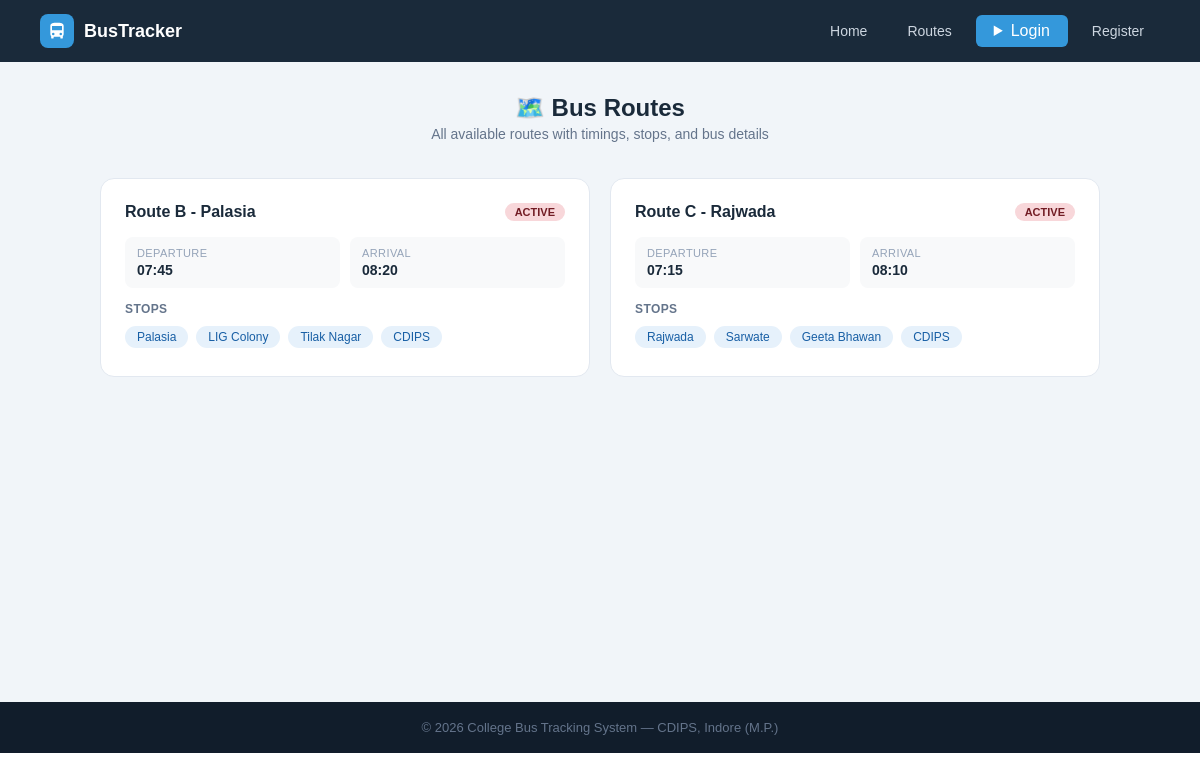
Before: /routes-info with the older database file.
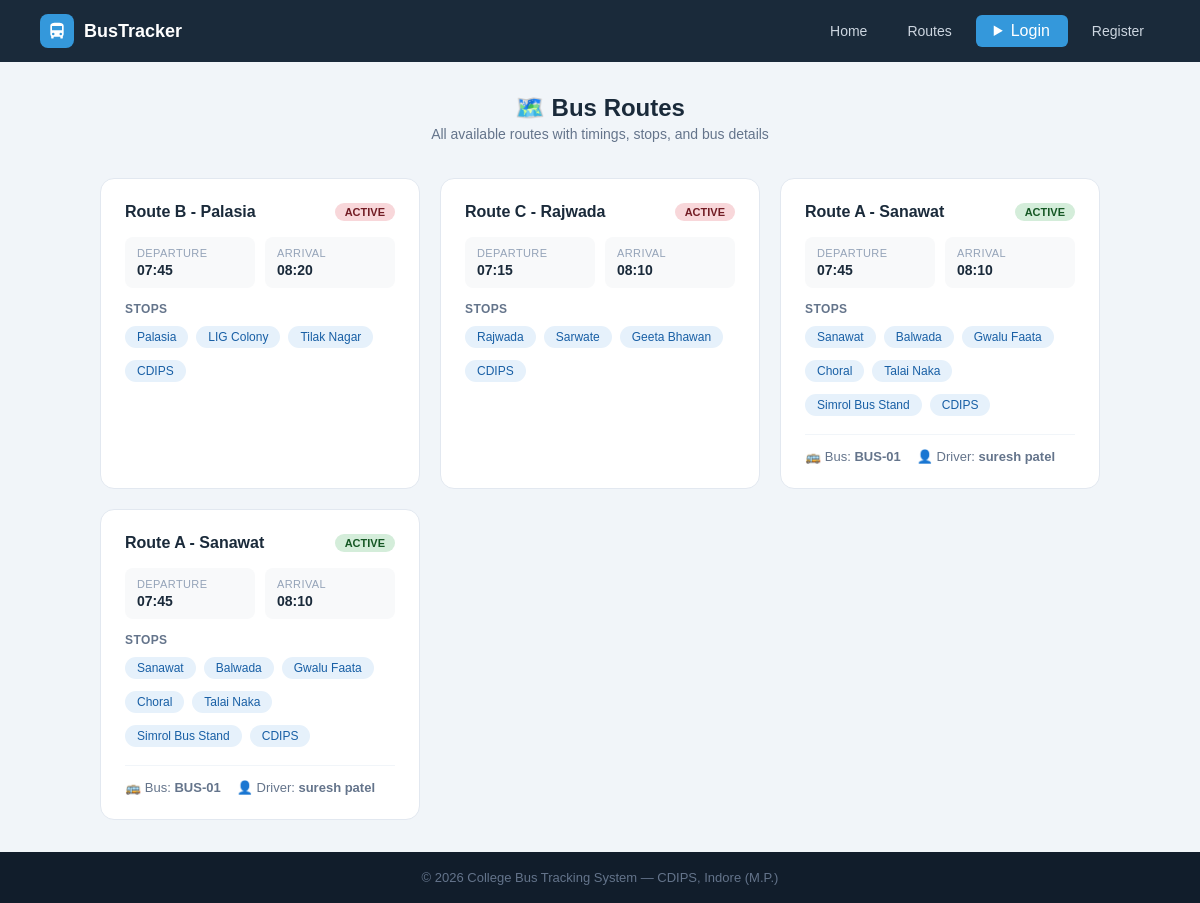
After: the same page with the newer database file.
### tables this page shows
CREATE TABLE routes (
        id INTEGER PRIMARY KEY AUTOINCREMENT,
        route_name TEXT NOT NULL, bus_id INTEGER,
        start_point TEXT, end_point TEXT,
        departure_time TEXT, arrival_time TEXT, stops TEXT, original_bus_id INTEGER,
        FOREIGN KEY(bus_id) REFERENCES buses(id));

CREATE TABLE buses (
        id INTEGER PRIMARY KEY AUTOINCREMENT,
        bus_number TEXT UNIQUE NOT NULL, driver_name TEXT NOT NULL,
        driver_phone TEXT, capacity INTEGER DEFAULT 40,
        status TEXT DEFAULT 'active',
        current_lat REAL DEFAULT 22.7196, current_lng REAL DEFAULT 75.8577, driver_address TEXT);

### app.py (the view)
@app.route('/routes-info')
def routes_page():
    db = get_db()
    routes = db.execute('''SELECT r.*,b.bus_number,b.driver_name,b.status
                           FROM routes r LEFT JOIN buses b ON r.bus_id=b.id''').fetchall()
    db.close(); return render_template('routes.html', routes=routes)

### app.py (called while the page is built, shortened)
def get_db():
    conn = sqlite3.connect(DB)
    conn.row_factory = sqlite3.Row
    return conn

@app.context_processor
def inject_notifications():
    return dict(notifications=[], unread_count=0)

### templates/routes.html (shortened to what this page needs)
{% extends "base.html" %}
{% block content %}
<div class="page">
    <div class="page-header" style="text-align:center;margin-bottom:36px">
        <h1>🗺️ Bus Routes</h1>
        <p>All available routes with timings, stops, and bus details</p>
    </div>
    <div class="routes-grid">
    {% for r in routes %}
    <div class="route-card">
        <div class="route-header">
            <div class="route-name">{{ r.route_name }}</div>
            <span class="badge {{ 'badge-green' if r.status == 'active' else 'badge-red' }}">
                {{ r.status.upper() if r.status else 'ACTIVE' }}
            </span>
        </div>
        <div class="route-info">
            <div class="ri-item"><div class="key">Departure</div><div class="val">{{ r.departure_time }}</div></div>
            <div class="ri-item"><div class="key">Arrival</div><div class="val">{{ r.arrival_time }}</div></div>
        </div>
        <div class="stops-label">Stops</div>
        <div class="stops-flow">
            {% set stop_list = r.stops.replace('-', '→').replace(',', '→').split('→') %}
            {% for stop in stop_list %}
            <span class="stop-chip">{{ stop.strip() }}</span>
            {% endfor %}
        </div>
        {% if r.bus_number %}
        <div class="bus-info">
            <span>🚌 Bus: <b>{{ r.bus_number }}</b></span>
            <span>👤 Driver: <b>{{ r.driver_name }}</b></span>
        </div>
        {% endif %}
    </div>
    {% else %}
    <div style="text-align:center;color:#94a3b8;padding:40px;grid-column:1/-1">No routes available.</div>
    {% endfor %}
    </div>
</div>
{% endblock %}

### templates/base.html (shortened to what this page needs)
<!DOCTYPE html>
<html lang="en">
<head>
    <link rel="stylesheet" href="{{ url_for('static', filename='css/style.css') }}">
</head>
<body>
<nav>
    <div class="nav-logo">
        <div class="nav-logo-icon">
            <svg viewBox="0 0 24 24"><path d="M4 16c0 .88.39 1.67 1 2.22V20a1 1 0 001 1h1a1 1 0 001-1v-1h8v1a1 1 0 001 1h1a1 1 0 001-1v-1.78c.61-.55 1-1.34 1-2.22V6c0-3.5-3.58-4-8-4S4 2.5 4 6v10zm3.5 1a1.5 1.5 0 110-3 1.5 1.5 0 010 3zm9 0a1.5 1.5 0 110-3 1.5 1.5 0 010 3zM6 6h12v5H6V6z"/></svg>
        </div>
        <span>BusTracker</span>
    </div>
    <div class="nav-links">
        <a href="{{ url_for('home') }}">Home</a>
        <a href="{{ url_for('routes_page') }}">Routes</a>
        {% if 'admin' in session or 'student' in session %}
            {% if 'admin' in session %}
                <a href="{{ url_for('admin_dashboard') }}">Admin Panel</a>
                <a href="{{ url_for('students_list') }}">Students</a>
                <a href="{{ url_for('gate_logs_page') }}">Gate Logs</a>
                <a href="{{ url_for('admin_reports') }}">📊 Reports</a>
            {% else %}
                <a href="{{ url_for('dashboard') }}">My Dashboard</a>
                <details class="bell-wrap">
                    <summary class="bell-btn">
                        🔔
                        {% if unread_count > 0 %}
                        <span class="bell-badge">{{ unread_count }}</span>
                        {% endif %}
                    </summary>
                    <div class="bell-dropdown">
                        <div class="bell-dropdown-header">
                            <span>Notifications</span>
                            <div style="display:flex;gap:6px;">
                                {% if unread_count > 0 %}
                                <form method="POST" action="{{ url_for('mark_notifications_read') }}">
                                    <button class="bell-action-btn">✓ Read</button>
                                </form>
                                {% endif %}
                                {% if notifications %}
                                <form method="POST" action="{{ url_for('delete_all_notifications') }}"
                                      onsubmit="return confirm('Delete all notification?')">
                                    <button class="bell-action-btn bell-delete-btn">🗑 Delete all</button>
                                </form>
                                {% endif %}
                            </div>
                        </div>
                        {% if notifications %}
                            {% for n in notifications %}
                            <div class="bell-notif-item {{ 'bell-unread' if not n.is_read else '' }}">
                                <div class="bell-notif-row">
                                    <div class="bell-notif-msg">{{ n.message }}</div>
                                    <form method="POST" action="{{ url_for('delete_notification', nid=n.id) }}">
                                        <button class="bell-del-one" title="Delete">✕</button>
                                    </form>
                                </div>
                                <div class="bell-notif-time">🕐 {{ n.created_at[:16] if n.created_at else '' }}</div>
                            </div>
                            {% endfor %}
                        {% else %}
                        <div class="bell-empty">
                            <span>🔕</span>
                            <div>No notification available</div>
                        </div>
                        {% endif %}
                    </div>
                </details>
            {% endif %}
            <span style="color:#94a3b8;font-size:13px">
                Hi,
                {% if 'admin' in session %}
                {{ session['admin']['name'] }}
                {% else %}
                {{ session['student']['name'] }}
                {% endif %}
            </span>
            {% if 'admin' in session %}
            <a href="/logout/admin" class="btn-danger">Logout</a>
            {% else %}
            <a href="/logout/student" class="btn-danger">Logout</a>
            {% endif %}
        {% else %}
            <div style="position: relative; display: inline-block;">
                <details style="list-style: none;">
                    <summary class="btn-nav" style="cursor: pointer; user-select: none;">
                        Login
                    </summary>
                </details>
            </div>
            <a href="{{ url_for('register') }}">Register</a>
        {% endif %}
    </div>
</nav>
{% block content %}{% endblock %}
<footer><p>© 2026 College Bus Tracking System — CDIPS, Indore (M.P.)</p></footer>
</body>
</html>

### static/css/style.css (style rules this page uses)
* { margin: 0; padding: 0; box-sizing: border-box; font-family: Arial, sans-serif; }
a { text-decoration: none; }
nav { display: flex; justify-content: space-between; align-items: center; padding: 14px 40px; background: #1a2a3a; position: sticky; top: 0; z-index: 100; }
.nav-logo { display: flex; align-items: center; gap: 10px; }
.nav-logo-icon { width: 34px; height: 34px; background: #3498db; border-radius: 8px; display: flex; align-items: center; justify-content: center; }
.nav-logo-icon svg { width: 20px; height: 20px; fill: white; }
.nav-logo span { color: white; font-size: 18px; font-weight: bold; }
.nav-links { display: flex; gap: 8px; align-items: center; }
.nav-links a { color: #cdd6e0; font-size: 14px; padding: 7px 16px; border-radius: 6px; transition: background .2s; }
.nav-links .btn-nav { background: #3498db; color: white; padding: 7px 18px; border-radius: 6px; }
footer { background: #111d2b; color: #64748b; text-align: center; padding: 18px; font-size: 13px; }
.badge { display: inline-block; padding: 3px 10px; border-radius: 20px; font-size: 11px; font-weight: bold; }
.badge-green { background: #d4edda; color: #155724; }
.badge-red { background: #f8d7da; color: #721c24; }
.page { padding: 32px 40px; background: #f1f5f9; min-height: 80vh; }
.page-header { margin-bottom: 24px; }
.page-header h1 { font-size: 24px; color: #1a2a3a; font-weight: bold; }
.page-header p { font-size: 14px; color: #64748b; margin-top: 4px; }
.stop-chip { background: #e6f1fb; color: #185fa5; font-size: 12px; padding: 4px 12px; border-radius: 20px; margin: 4px 4px 4px 0; }
.routes-grid { display: grid; grid-template-columns: repeat(auto-fit, minmax(300px, 1fr)); gap: 20px; max-width: 1000px; margin: 0 auto; }
.route-card { background: white; border-radius: 14px; border: 1px solid #e2e8f0; padding: 24px; transition: box-shadow .2s; }
.route-header { display: flex; justify-content: space-between; align-items: flex-start; margin-bottom: 16px; }
.route-name { font-size: 16px; font-weight: bold; color: #1a2a3a; }
.route-info { display: grid; grid-template-columns: 1fr 1fr; gap: 10px; margin-bottom: 14px; }
.ri-item { background: #f8f9fa; border-radius: 8px; padding: 10px 12px; }
.ri-item .key { font-size: 11px; color: #94a3b8; text-transform: uppercase; letter-spacing: .4px; margin-bottom: 3px; }
.ri-item .val { font-size: 14px; font-weight: bold; color: #1a2a3a; }
.stops-flow { display: flex; flex-wrap: wrap; gap: 4px; }
.stops-label { font-size: 12px; color: #64748b; font-weight: bold; margin-bottom: 6px; text-transform: uppercase; letter-spacing: .4px; }
.bus-info { margin-top: 14px; padding-top: 14px; border-top: 1px solid #f1f5f9; font-size: 13px; color: #64748b; display: flex; gap: 16px; }

Changed rows visible on the page:
added routes: route_name "Route A - Sanawat", status "ACTIVE", departure_time "07:45", arrival_time "08:10", strip "Sanawat" "Balwada" "Gwalu Faata" "Choral" "Talai Naka" "Simrol Bus Stand" "CDIPS", bus_number "BUS-01", driver_name "suresh patel"
added routes: route_name "Route A - Sanawat", status "ACTIVE", departure_time "07:45", arrival_time "08:10", strip "Sanawat" "Balwada" "Gwalu Faata" "Choral" "Talai Naka" "Simrol Bus Stand" "CDIPS", bus_number "BUS-01", driver_name "suresh patel"
